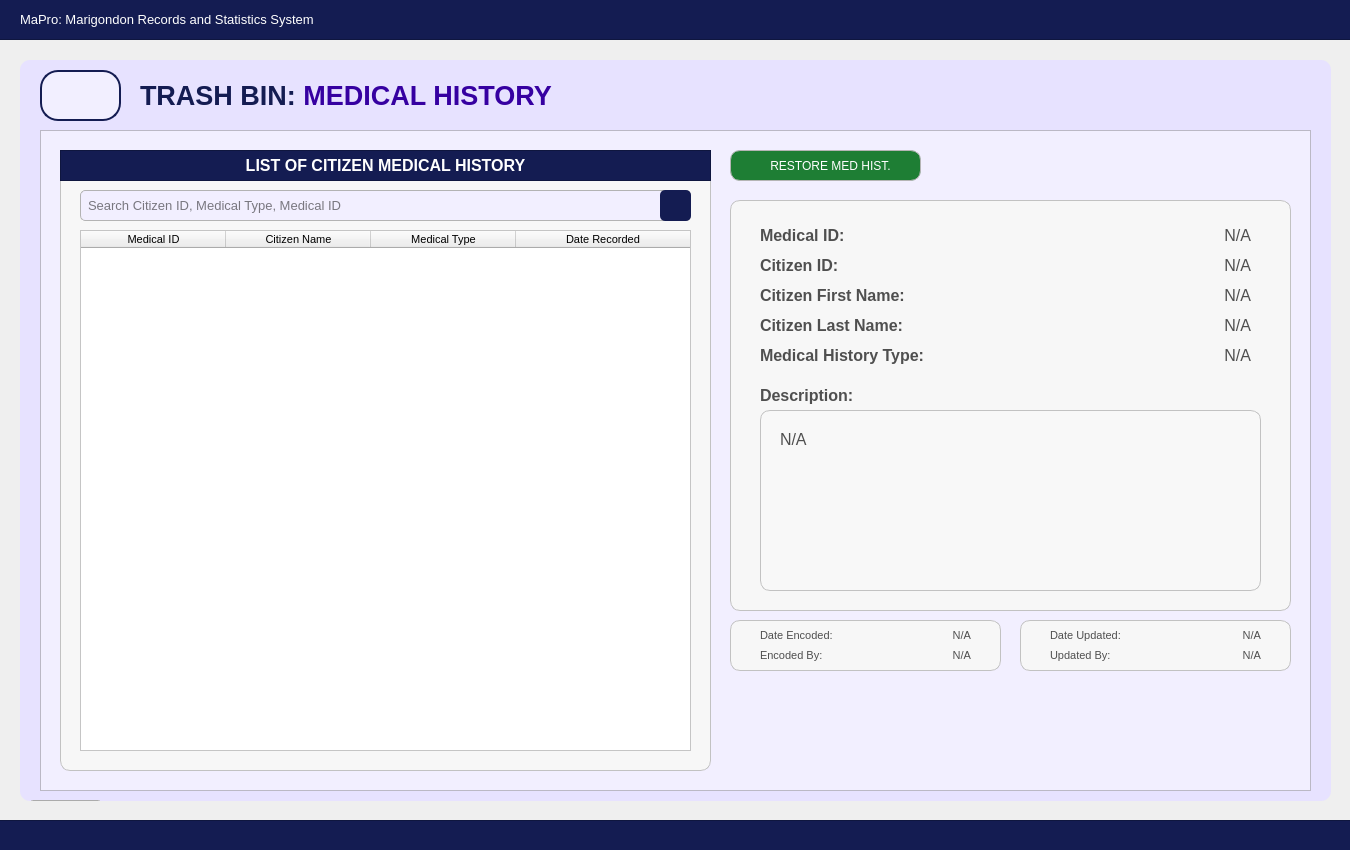
 <widget class="QWidget" name="User_dashboardWidget">
  <property name="geometry">
   <rect>
    <x>0</x>
    <y>0</y>
    <width>1350</width>
    <height>850</height>
   </rect>
  </property>
  <property name="sizePolicy">
   <sizepolicy hsizetype="Fixed" vsizetype="Fixed">
    <horstretch>0</horstretch>
    <verstretch>0</verstretch>
   </sizepolicy>
  </property>
  <property name="maximumSize">
   <size>
    <width>1350</width>
    <height>850</height>
   </size>
  </property>
  <property name="windowTitle">
   <string>Form</string>
  </property>
  <property name="styleSheet">
   <string notr="true">#User_dashboardWidget{
	background-color: #f2efff;
}</string>
  </property>
  <widget class="QFrame" name="border_blueLines1">
   <property name="geometry">
    <rect>
     <x>-10</x>
     <y>-1</y>
     <width>1371</width>
     <height>41</height>
    </rect>
   </property>
   <property name="styleSheet">
    <string notr="true">#border_blueLines1{
	background-color: #141c52;
}
</string>
   </property>
   <property name="frameShape">
    <enum>QFrame::Shape::StyledPanel</enum>
   </property>
   <property name="frameShadow">
    <enum>QFrame::Shadow::Raised</enum>
   </property>
   <widget class="QLabel" name="app_title">
    <property name="geometry">
     <rect>
      <x>30</x>
      <y>0</y>
      <width>1301</width>
      <height>41</height>
     </rect>
    </property>
    <property name="font">
     <font>
      <family>Arial</family>
      <pointsize>10</pointsize>
      <bold>false</bold>
     </font>
    </property>
    <property name="styleSheet">
     <string notr="true">#app_title {
	background-color: transparent;
	color: #FFFFFF;
}
</string>
    </property>
    <property name="text">
     <string>MaPro: Marigondon Records and Statistics System</string>
    </property>
    <property name="alignment">
     <set>Qt::AlignmentFlag::AlignLeading|Qt::AlignmentFlag::AlignLeft|Qt::AlignmentFlag::AlignVCenter</set>
    </property>
   </widget>
  </widget>
  <widget class="QFrame" name="border_blueLines2">
   <property name="geometry">
    <rect>
     <x>-10</x>
     <y>820</y>
     <width>1381</width>
     <height>31</height>
    </rect>
   </property>
   <property name="styleSheet">
    <string notr="true">#border_blueLines2{
	background-color: #141c52;
}
</string>
   </property>
   <property name="frameShape">
    <enum>QFrame::Shape::StyledPanel</enum>
   </property>
   <property name="frameShadow">
    <enum>QFrame::Shadow::Raised</enum>
   </property>
  </widget>
  <widget class="QFrame" name="baseBodyFrame">
   <property name="geometry">
    <rect>
     <x>20</x>
     <y>60</y>
     <width>1311</width>
     <height>741</height>
    </rect>
   </property>
   <property name="styleSheet">
    <string notr="true">#baseBodyFrame {
	background-color: #e7e2ff;
	border: none;
	border-radius: 10px;
}</string>
   </property>
   <property name="frameShape">
    <enum>QFrame::Shape::StyledPanel</enum>
   </property>
   <property name="frameShadow">
    <enum>QFrame::Shadow::Raised</enum>
   </property>
   <widget class="QPushButton" name="logout_buttonLogout_3">
    <property name="geometry">
     <rect>
      <x>10</x>
      <y>740</y>
      <width>71</width>
      <height>31</height>
     </rect>
    </property>
    <property name="font">
     <font>
      <family>Arial</family>
      <pointsize>8</pointsize>
      <bold>true</bold>
     </font>
    </property>
    <property name="cursor">
     <cursorShape>PointingHandCursor</cursorShape>
    </property>
    <property name="styleSheet">
     <string notr="true">#logout_buttonLogout {
    background-color: #bc1c1c;
    color: white;
    border-radius: 5px;
    padding: 10px; /* Optional: Adjusts spacing inside the button */
}
#logout_buttonLogout:hover {
    background-color: #d82020; /* Slightly lighter blue when hovered */
}
#logout_buttonLogout:pressed {
    background-color: #8c1515; /* Darker blue when clicked */
}</string>
    </property>
    <property name="text">
     <string>LOGOUT</string>
    </property>
   </widget>
   <widget class="QLabel" name="title_bodyStatistics">
    <property name="geometry">
     <rect>
      <x>120</x>
      <y>20</y>
      <width>641</width>
      <height>31</height>
     </rect>
    </property>
    <property name="font">
     <font>
      <family>Arial</family>
      <pointsize>20</pointsize>
      <bold>true</bold>
     </font>
    </property>
    <property name="styleSheet">
     <string notr="true">#title_bodyStatistics {
	background-color: transparent;
	color: #141c52;
}
</string>
    </property>
    <property name="text">
     <string>&lt;html&gt;&lt;head/&gt;&lt;body&gt;&lt;p&gt;TRASH BIN: &lt;span style=&quot; color:#3600a1;&quot;&gt;MEDICAL HISTORY&lt;/span&gt;&lt;/p&gt;&lt;/body&gt;&lt;/html&gt;</string>
    </property>
   </widget>
   <widget class="QFrame" name="statistics_frameBody">
    <property name="geometry">
     <rect>
      <x>20</x>
      <y>70</y>
      <width>1271</width>
      <height>661</height>
     </rect>
    </property>
    <property name="styleSheet">
     <string notr="true">#statistics_frameBody{
	background-color: #f2efff;
}</string>
    </property>
    <property name="frameShape">
     <enum>QFrame::Shape::StyledPanel</enum>
    </property>
    <property name="frameShadow">
     <enum>QFrame::Shadow::Raised</enum>
    </property>
    <widget class="QFrame" name="basePopUpBodyFrame">
     <property name="geometry">
      <rect>
       <x>20</x>
       <y>20</y>
       <width>651</width>
       <height>621</height>
      </rect>
     </property>
     <property name="styleSheet">
      <string notr="true">#basePopUpBodyFrame {
	background-color: rgb(247, 247, 247);
	border: 1px solid rgb(194, 194, 194);
	border-radius: 10px;
}</string>
     </property>
     <property name="frameShape">
      <enum>QFrame::Shape::StyledPanel</enum>
     </property>
     <property name="frameShadow">
      <enum>QFrame::Shadow::Raised</enum>
     </property>
     <widget class="QFrame" name="basePopUpTitleFrame_3">
      <property name="geometry">
       <rect>
        <x>0</x>
        <y>0</y>
        <width>651</width>
        <height>31</height>
       </rect>
      </property>
      <property name="styleSheet">
       <string notr="true">#basePopUpTitleFrame_3 {
	background-color: #141c52;
}</string>
      </property>
      <property name="frameShape">
       <enum>QFrame::Shape::StyledPanel</enum>
      </property>
      <property name="frameShadow">
       <enum>QFrame::Shadow::Raised</enum>
      </property>
      <widget class="QLabel" name="label_title_3">
       <property name="geometry">
        <rect>
         <x>0</x>
         <y>0</y>
         <width>651</width>
         <height>31</height>
        </rect>
       </property>
       <property name="font">
        <font>
         <family>Arial</family>
         <pointsize>12</pointsize>
         <bold>true</bold>
        </font>
       </property>
       <property name="styleSheet">
        <string notr="true">#label_title_3{
	background-color:transparent;
	color: rgb(255, 255, 255);
}</string>
       </property>
       <property name="text">
        <string>LIST OF CITIZEN MEDICAL HISTORY</string>
       </property>
       <property name="alignment">
        <set>Qt::AlignmentFlag::AlignCenter</set>
       </property>
      </widget>
     </widget>
     <widget class="QLineEdit" name="histrec_HistoryID_fieldSearch">
      <property name="geometry">
       <rect>
        <x>20</x>
        <y>40</y>
        <width>611</width>
        <height>31</height>
       </rect>
      </property>
      <property name="font">
       <font>
        <family>Arial</family>
        <pointsize>10</pointsize>
       </font>
      </property>
      <property name="styleSheet">
       <string notr="true">#histrec_HistoryID_fieldSearch{
    border: 1px solid #b3b3b3;  /* Black border */
    border-radius: 5px;        /* Rounded corners */
    padding: 5px;               /* Inner spacing */
    background-color: #f2efff;  /* Gray background */
    color: #000000; 
}
</string>
      </property>
      <property name="text">
       <string/>
      </property>
      <property name="placeholderText">
       <string>Search Citizen ID, Medical Type, Medical ID</string>
      </property>
     </widget>
     <widget class="QPushButton" name="histrecMedHistoryID_buttonSearch">
      <property name="geometry">
       <rect>
        <x>600</x>
        <y>40</y>
        <width>31</width>
        <height>31</height>
       </rect>
      </property>
      <property name="font">
       <font>
        <family>Arial</family>
        <pointsize>9</pointsize>
       </font>
      </property>
      <property name="cursor">
       <cursorShape>PointingHandCursor</cursorShape>
      </property>
      <property name="focusPolicy">
       <enum>Qt::FocusPolicy::NoFocus</enum>
      </property>
      <property name="styleSheet">
       <string notr="true">#histrecMedHistoryID_buttonSearch {
    background-color:  #141c52;
    color: white;
    border-radius: 5px;
    padding: 10px; /* Optional: Adjusts spacing inside the button */
}
#histrecMedHistoryID_buttonSearch:hover {
    background-color: #1a237e; /* Slightly lighter blue when hovered */
}
#histrecMedHistoryID_buttonSearch:pressed {
    background-color: #0f1442; /* Darker blue when clicked */
}</string>
      </property>
      <property name="text">
       <string/>
      </property>
      <property name="icon">
       <iconset>
        <normaloff>../../../../../Desktop/CTU 2nd Year - 2nd Semester Files/PC 225L - INFORMATION MANAGEMENT LABORATORY/PROFILING_SYSTEM/Profiling-System/Assets/FuncIcons/icon_search_w.svg</normaloff>../../../../../Desktop/CTU 2nd Year - 2nd Semester Files/PC 225L - INFORMATION MANAGEMENT LABORATORY/PROFILING_SYSTEM/Profiling-System/Assets/FuncIcons/icon_search_w.svg</iconset>
      </property>
      <property name="iconSize">
       <size>
        <width>20</width>
        <height>20</height>
       </size>
      </property>
     </widget>
     <widget class="QTableWidget" name="histrec_tableView_List_RecordMedicalHistory">
      <property name="geometry">
       <rect>
        <x>20</x>
        <y>80</y>
        <width>611</width>
        <height>521</height>
       </rect>
      </property>
      <property name="font">
       <font>
        <family>Arial</family>
        <pointsize>8</pointsize>
       </font>
      </property>
      <property name="focusPolicy">
       <enum>Qt::FocusPolicy::NoFocus</enum>
      </property>
      <property name="styleSheet">
       <string notr="true">#histrec_tableView_List_RecordMedicalHistory {
	background-color: white;
	color: #black;
}
</string>
      </property>
      <property name="editTriggers">
       <set>QAbstractItemView::EditTrigger::NoEditTriggers</set>
      </property>
      <attribute name="horizontalHeaderVisible">
       <bool>true</bool>
      </attribute>
      <attribute name="horizontalHeaderCascadingSectionResizes">
       <bool>false</bool>
      </attribute>
      <attribute name="horizontalHeaderDefaultSectionSize">
       <number>145</number>
      </attribute>
      <attribute name="horizontalHeaderShowSortIndicator" stdset="0">
       <bool>false</bool>
      </attribute>
      <attribute name="horizontalHeaderStretchLastSection">
       <bool>true</bool>
      </attribute>
      <attribute name="verticalHeaderVisible">
       <bool>false</bool>
      </attribute>
      <attribute name="verticalHeaderCascadingSectionResizes">
       <bool>false</bool>
      </attribute>
      <column>
       <property name="text">
        <string>Medical ID</string>
       </property>
       <property name="font">
        <font>
         <family>Arial</family>
         <pointsize>8</pointsize>
        </font>
       </property>
       <property name="background">
        <color>
         <red>211</red>
         <green>205</green>
         <blue>255</blue>
        </color>
       </property>
      </column>
      <column>
       <property name="text">
        <string>Citizen Name</string>
       </property>
       <property name="font">
        <font>
         <family>Arial</family>
         <pointsize>8</pointsize>
        </font>
       </property>
       <property name="background">
        <color>
         <red>211</red>
         <green>205</green>
         <blue>255</blue>
        </color>
       </property>
      </column>
      <column>
       <property name="text">
        <string>Medical Type</string>
       </property>
       <property name="font">
        <font>
         <family>Arial</family>
         <pointsize>8</pointsize>
        </font>
       </property>
       <property name="background">
        <color>
         <red>211</red>
         <green>205</green>
         <blue>255</blue>
        </color>
       </property>
      </column>
      <column>
       <property name="text">
        <string>Date Recorded</string>
       </property>
       <property name="font">
        <font>
         <family>Arial</family>
         <pointsize>8</pointsize>
        </font>
       </property>
       <property name="background">
        <color>
         <red>211</red>
         <green>205</green>
         <blue>255</blue>
        </color>
       </property>
      </column>
     </widget>
    </widget>
    <widget class="QFrame" name="basePopUpBodyFrame_3">
     <property name="geometry">
      <rect>
       <x>690</x>
       <y>70</y>
       <width>561</width>
       <height>411</height>
      </rect>
     </property>
     <property name="styleSheet">
      <string notr="true">#basePopUpBodyFrame_3 {
	background-color: rgb(247, 247, 247);
	border: 1px solid rgb(194, 194, 194);
	border-radius: 10px;
}</string>
     </property>
     <property name="frameShape">
      <enum>QFrame::Shape::StyledPanel</enum>
     </property>
     <property name="frameShadow">
      <enum>QFrame::Shadow::Raised</enum>
     </property>
     <widget class="QLabel" name="histrec_labelCitizenID">
      <property name="geometry">
       <rect>
        <x>30</x>
        <y>50</y>
        <width>151</width>
        <height>31</height>
       </rect>
      </property>
      <property name="font">
       <font>
        <family>Arial</family>
        <pointsize>12</pointsize>
        <bold>true</bold>
       </font>
      </property>
      <property name="styleSheet">
       <string notr="true">#histrec_labelCitizenID{
	background-color:transparent;
	color:#4f4f4f;
}</string>
      </property>
      <property name="text">
       <string>Citizen ID:</string>
      </property>
      <property name="alignment">
       <set>Qt::AlignmentFlag::AlignLeading|Qt::AlignmentFlag::AlignLeft|Qt::AlignmentFlag::AlignVCenter</set>
      </property>
     </widget>
     <widget class="QLabel" name="histrec_displayCitizenID">
      <property name="geometry">
       <rect>
        <x>190</x>
        <y>50</y>
        <width>331</width>
        <height>31</height>
       </rect>
      </property>
      <property name="font">
       <font>
        <family>Arial</family>
        <pointsize>12</pointsize>
       </font>
      </property>
      <property name="styleSheet">
       <string notr="true">#histrec_displayCitizenID{
	background-color:transparent;
	color:#4f4f4f;
}</string>
      </property>
      <property name="text">
       <string>N/A</string>
      </property>
      <property name="alignment">
       <set>Qt::AlignmentFlag::AlignRight|Qt::AlignmentFlag::AlignTrailing|Qt::AlignmentFlag::AlignVCenter</set>
      </property>
     </widget>
     <widget class="QLabel" name="histrec_labelHistoryDescription">
      <property name="geometry">
       <rect>
        <x>30</x>
        <y>180</y>
        <width>151</width>
        <height>31</height>
       </rect>
      </property>
      <property name="font">
       <font>
        <family>Arial</family>
        <pointsize>12</pointsize>
        <bold>true</bold>
       </font>
      </property>
      <property name="styleSheet">
       <string notr="true">#histrec_labelHistoryDescription{
	background-color:transparent;
	color:#4f4f4f;
}</string>
      </property>
      <property name="text">
       <string>Description:</string>
      </property>
      <property name="alignment">
       <set>Qt::AlignmentFlag::AlignLeading|Qt::AlignmentFlag::AlignLeft|Qt::AlignmentFlag::AlignVCenter</set>
      </property>
     </widget>
     <widget class="QLabel" name="histrec_labelHistoryType">
      <property name="geometry">
       <rect>
        <x>30</x>
        <y>140</y>
        <width>181</width>
        <height>31</height>
       </rect>
      </property>
      <property name="font">
       <font>
        <family>Arial</family>
        <pointsize>12</pointsize>
        <bold>true</bold>
       </font>
      </property>
      <property name="styleSheet">
       <string notr="true">#histrec_labelHistoryType{
	background-color:transparent;
	color:#4f4f4f;
}</string>
      </property>
      <property name="text">
       <string>Medical History Type:</string>
      </property>
      <property name="alignment">
       <set>Qt::AlignmentFlag::AlignLeading|Qt::AlignmentFlag::AlignLeft|Qt::AlignmentFlag::AlignVCenter</set>
      </property>
     </widget>
     <widget class="QLabel" name="histrec_displayMedicalHistoryType">
      <property name="geometry">
       <rect>
        <x>190</x>
        <y>140</y>
        <width>331</width>
        <height>31</height>
       </rect>
      </property>
      <property name="font">
       <font>
        <family>Arial</family>
        <pointsize>12</pointsize>
       </font>
      </property>
      <property name="styleSheet">
       <string notr="true">#histrec_displayMedicalHistoryType{
	background-color:transparent;
	color:#4f4f4f;
}</string>
      </property>
      <property name="text">
       <string>N/A</string>
      </property>
      <property name="alignment">
       <set>Qt::AlignmentFlag::AlignRight|Qt::AlignmentFlag::AlignTrailing|Qt::AlignmentFlag::AlignVCenter</set>
      </property>
     </widget>
     <widget class="QFrame" name="basePopUpBodyFrame_Desc">
      <property name="geometry">
       <rect>
        <x>30</x>
        <y>210</y>
        <width>501</width>
        <height>181</height>
       </rect>
      </property>
      <property name="styleSheet">
       <string notr="true">#basePopUpBodyFrame_Desc {
	background-color: rgb(248, 248, 248);
	border: 1px solid rgb(194, 194, 194);
	border-radius: 10px;
}</string>
      </property>
      <property name="frameShape">
       <enum>QFrame::Shape::StyledPanel</enum>
      </property>
      <property name="frameShadow">
       <enum>QFrame::Shadow::Raised</enum>
      </property>
      <widget class="QLabel" name="histrec_displayHistoryDescription">
       <property name="geometry">
        <rect>
         <x>20</x>
         <y>20</y>
         <width>461</width>
         <height>141</height>
        </rect>
       </property>
       <property name="font">
        <font>
         <family>Arial</family>
         <pointsize>12</pointsize>
        </font>
       </property>
       <property name="styleSheet">
        <string notr="true">#histrec_displayHistoryDescription{
	background-color:transparent;
	color:#4f4f4f;
}</string>
       </property>
       <property name="text">
        <string>N/A</string>
       </property>
       <property name="alignment">
        <set>Qt::AlignmentFlag::AlignLeading|Qt::AlignmentFlag::AlignLeft|Qt::AlignmentFlag::AlignTop</set>
       </property>
       <property name="wordWrap">
        <bool>true</bool>
       </property>
      </widget>
     </widget>
     <widget class="QLabel" name="histrec_labelHistoryID">
      <property name="geometry">
       <rect>
        <x>30</x>
        <y>20</y>
        <width>151</width>
        <height>31</height>
       </rect>
      </property>
      <property name="font">
       <font>
        <family>Arial</family>
        <pointsize>12</pointsize>
        <bold>true</bold>
       </font>
      </property>
      <property name="styleSheet">
       <string notr="true">#histrec_labelHistoryID{
	background-color:transparent;
	color:#4f4f4f;
}</string>
      </property>
      <property name="text">
       <string>Medical ID:</string>
      </property>
      <property name="alignment">
       <set>Qt::AlignmentFlag::AlignLeading|Qt::AlignmentFlag::AlignLeft|Qt::AlignmentFlag::AlignVCenter</set>
      </property>
     </widget>
     <widget class="QLabel" name="histrec_displayHistoryID">
      <property name="geometry">
       <rect>
        <x>190</x>
        <y>20</y>
        <width>331</width>
        <height>31</height>
       </rect>
      </property>
      <property name="font">
       <font>
        <family>Arial</family>
        <pointsize>12</pointsize>
       </font>
      </property>
      <property name="styleSheet">
       <string notr="true">#histrec_displayHistoryID{
	background-color:transparent;
	color:#4f4f4f;
}</string>
      </property>
      <property name="text">
       <string>N/A</string>
      </property>
      <property name="alignment">
       <set>Qt::AlignmentFlag::AlignRight|Qt::AlignmentFlag::AlignTrailing|Qt::AlignmentFlag::AlignVCenter</set>
      </property>
     </widget>
     <widget class="QLabel" name="histrec_labelCitizenHistFirstName">
      <property name="geometry">
       <rect>
        <x>30</x>
        <y>80</y>
        <width>151</width>
        <height>31</height>
       </rect>
      </property>
      <property name="font">
       <font>
        <family>Arial</family>
        <pointsize>12</pointsize>
        <bold>true</bold>
       </font>
      </property>
      <property name="styleSheet">
       <string notr="true">#histrec_labelCitizenHistFirstName{
	background-color:transparent;
	color:#4f4f4f;
}</string>
      </property>
      <property name="text">
       <string>Citizen First Name:</string>
      </property>
      <property name="alignment">
       <set>Qt::AlignmentFlag::AlignLeading|Qt::AlignmentFlag::AlignLeft|Qt::AlignmentFlag::AlignVCenter</set>
      </property>
     </widget>
     <widget class="QLabel" name="histrec_displayCitizenHistFirstName">
      <property name="geometry">
       <rect>
        <x>190</x>
        <y>80</y>
        <width>331</width>
        <height>31</height>
       </rect>
      </property>
      <property name="font">
       <font>
        <family>Arial</family>
        <pointsize>12</pointsize>
       </font>
      </property>
      <property name="styleSheet">
       <string notr="true">#histrec_displayCitizenHistFirstName{
	background-color:transparent;
	color:#4f4f4f;
}</string>
      </property>
      <property name="text">
       <string>N/A</string>
      </property>
      <property name="alignment">
       <set>Qt::AlignmentFlag::AlignRight|Qt::AlignmentFlag::AlignTrailing|Qt::AlignmentFlag::AlignVCenter</set>
      </property>
     </widget>
     <widget class="QLabel" name="histrec_labelCitizenHistLastName">
      <property name="geometry">
       <rect>
        <x>30</x>
        <y>110</y>
        <width>151</width>
        <height>31</height>
       </rect>
      </property>
      <property name="font">
       <font>
        <family>Arial</family>
        <pointsize>12</pointsize>
        <bold>true</bold>
       </font>
      </property>
      <property name="styleSheet">
       <string notr="true">#histrec_labelCitizenHistLastName{
	background-color:transparent;
	color:#4f4f4f;
}</string>
      </property>
      <property name="text">
       <string>Citizen Last Name:</string>
      </property>
      <property name="alignment">
       <set>Qt::AlignmentFlag::AlignLeading|Qt::AlignmentFlag::AlignLeft|Qt::AlignmentFlag::AlignVCenter</set>
      </property>
     </widget>
     <widget class="QLabel" name="histrec_displayCitizenHistLastName">
      <property name="geometry">
       <rect>
        <x>190</x>
        <y>110</y>
        <width>331</width>
        <height>31</height>
       </rect>
      </property>
      <property name="font">
       <font>
        <family>Arial</family>
        <pointsize>12</pointsize>
       </font>
      </property>
      <property name="styleSheet">
       <string notr="true">#histrec_displayCitizenHistLastName{
	background-color:transparent;
	color:#4f4f4f;
}</string>
      </property>
      <property name="text">
       <string>N/A</string>
      </property>
      <property name="alignment">
       <set>Qt::AlignmentFlag::AlignRight|Qt::AlignmentFlag::AlignTrailing|Qt::AlignmentFlag::AlignVCenter</set>
      </property>
     </widget>
    </widget>
    <widget class="QPushButton" name="histrec_medicalhistory_button_restore">
     <property name="geometry">
      <rect>
       <x>690</x>
       <y>20</y>
       <width>191</width>
       <height>31</height>
      </rect>
     </property>
     <property name="font">
      <font>
       <family>Arial</family>
       <pointsize>9</pointsize>
      </font>
     </property>
     <property name="cursor">
      <cursorShape>PointingHandCursor</cursorShape>
     </property>
     <property name="focusPolicy">
      <enum>Qt::FocusPolicy::NoFocus</enum>
     </property>
     <property name="styleSheet">
      <string notr="true">#histrec_medicalhistory_button_restore {
    background-color:  #1e7e34; /* Default green */
    color: white;
    border: 1px solid #b5b5b5;
    border-radius: 10px;
    padding: 10px; 
}

#histrec_medicalhistory_button_restore:hover {
    background-color: #28a745; /* Brighter green when hovered */
    color: white; 
}

#histrec_medicalhistory_button_restore:pressed {
    background-color:  #34c759; /* Darker green when pressed */
    color: white; 
}
</string>
     </property>
     <property name="text">
      <string>   RESTORE MED HIST.</string>
     </property>
     <property name="icon">
      <iconset>
       <normaloff>../../../Assets/FuncIcons/icon_add.svg</normaloff>../../../Assets/FuncIcons/icon_add.svg</iconset>
     </property>
     <property name="iconSize">
      <size>
       <width>20</width>
       <height>20</height>
      </size>
     </property>
    </widget>
    <widget class="QFrame" name="basePopUpBodyFrame_5">
     <property name="geometry">
      <rect>
       <x>980</x>
       <y>490</y>
       <width>271</width>
       <height>51</height>
      </rect>
     </property>
     <property name="styleSheet">
      <string notr="true">#basePopUpBodyFrame_5 {
	background-color: rgb(247, 247, 247);
	border: 1px solid rgb(194, 194, 194);
	border-radius: 10px;
}</string>
     </property>
     <property name="frameShape">
      <enum>QFrame::Shape::StyledPanel</enum>
     </property>
     <property name="frameShadow">
      <enum>QFrame::Shadow::Raised</enum>
     </property>
     <widget class="QLabel" name="label_DateUpdated">
      <property name="geometry">
       <rect>
        <x>30</x>
        <y>0</y>
        <width>81</width>
        <height>31</height>
       </rect>
      </property>
      <property name="font">
       <font>
        <family>Arial</family>
        <pointsize>8</pointsize>
       </font>
      </property>
      <property name="styleSheet">
       <string notr="true">#label_DateUpdated{
	background-color:transparent;
	color:#4f4f4f;
}</string>
      </property>
      <property name="text">
       <string>Date Updated:</string>
      </property>
      <property name="alignment">
       <set>Qt::AlignmentFlag::AlignLeading|Qt::AlignmentFlag::AlignLeft|Qt::AlignmentFlag::AlignVCenter</set>
      </property>
     </widget>
     <widget class="QLabel" name="display_DateUpdated">
      <property name="geometry">
       <rect>
        <x>130</x>
        <y>0</y>
        <width>111</width>
        <height>31</height>
       </rect>
      </property>
      <property name="font">
       <font>
        <family>Arial</family>
        <pointsize>8</pointsize>
       </font>
      </property>
      <property name="styleSheet">
       <string notr="true">#display_DateUpdated{
	background-color:transparent;
	color:#4f4f4f;
}</string>
      </property>
      <property name="text">
       <string>N/A</string>
      </property>
      <property name="alignment">
       <set>Qt::AlignmentFlag::AlignRight|Qt::AlignmentFlag::AlignTrailing|Qt::AlignmentFlag::AlignVCenter</set>
      </property>
     </widget>
     <widget class="QLabel" name="display_UpdatedBy">
      <property name="geometry">
       <rect>
        <x>130</x>
        <y>20</y>
        <width>111</width>
        <height>31</height>
       </rect>
      </property>
      <property name="font">
       <font>
        <family>Arial</family>
        <pointsize>8</pointsize>
       </font>
      </property>
      <property name="styleSheet">
       <string notr="true">#display_UpdatedBy{
	background-color:transparent;
	color:#4f4f4f;
}</string>
      </property>
      <property name="text">
       <string>N/A</string>
      </property>
      <property name="alignment">
       <set>Qt::AlignmentFlag::AlignRight|Qt::AlignmentFlag::AlignTrailing|Qt::AlignmentFlag::AlignVCenter</set>
      </property>
     </widget>
     <widget class="QLabel" name="label_UpdatedBy">
      <property name="geometry">
       <rect>
        <x>30</x>
        <y>20</y>
        <width>81</width>
        <height>31</height>
       </rect>
      </property>
      <property name="font">
       <font>
        <family>Arial</family>
        <pointsize>8</pointsize>
       </font>
      </property>
      <property name="styleSheet">
       <string notr="true">#label_UpdatedBy{
	background-color:transparent;
	color:#4f4f4f;
}</string>
      </property>
      <property name="text">
       <string>Updated By:</string>
      </property>
      <property name="alignment">
       <set>Qt::AlignmentFlag::AlignLeading|Qt::AlignmentFlag::AlignLeft|Qt::AlignmentFlag::AlignVCenter</set>
      </property>
     </widget>
    </widget>
    <widget class="QFrame" name="basePopUpBodyFrame_4">
     <property name="geometry">
      <rect>
       <x>690</x>
       <y>490</y>
       <width>271</width>
       <height>51</height>
      </rect>
     </property>
     <property name="styleSheet">
      <string notr="true">#basePopUpBodyFrame_4 {
	background-color: rgb(247, 247, 247);
	border: 1px solid rgb(194, 194, 194);
	border-radius: 10px;
}</string>
     </property>
     <property name="frameShape">
      <enum>QFrame::Shape::StyledPanel</enum>
     </property>
     <property name="frameShadow">
      <enum>QFrame::Shadow::Raised</enum>
     </property>
     <widget class="QLabel" name="label_DateEncoded">
      <property name="geometry">
       <rect>
        <x>30</x>
        <y>0</y>
        <width>81</width>
        <height>31</height>
       </rect>
      </property>
      <property name="font">
       <font>
        <family>Arial</family>
        <pointsize>8</pointsize>
       </font>
      </property>
      <property name="styleSheet">
       <string notr="true">#label_DateEncoded{
	background-color:transparent;
	color:#4f4f4f;
}</string>
      </property>
      <property name="text">
       <string>Date Encoded:</string>
      </property>
      <property name="alignment">
       <set>Qt::AlignmentFlag::AlignLeading|Qt::AlignmentFlag::AlignLeft|Qt::AlignmentFlag::AlignVCenter</set>
      </property>
     </widget>
     <widget class="QLabel" name="display_DateEncoded">
      <property name="geometry">
       <rect>
        <x>130</x>
        <y>0</y>
        <width>111</width>
        <height>31</height>
       </rect>
      </property>
      <property name="font">
       <font>
        <family>Arial</family>
        <pointsize>8</pointsize>
       </font>
      </property>
      <property name="styleSheet">
       <string notr="true">#display_DateEncoded{
	background-color:transparent;
	color:#4f4f4f;
}</string>
      </property>
      <property name="text">
       <string>N/A</string>
      </property>
      <property name="alignment">
       <set>Qt::AlignmentFlag::AlignRight|Qt::AlignmentFlag::AlignTrailing|Qt::AlignmentFlag::AlignVCenter</set>
      </property>
     </widget>
     <widget class="QLabel" name="display_EncodedBy">
      <property name="geometry">
       <rect>
        <x>130</x>
        <y>20</y>
        <width>111</width>
        <height>31</height>
       </rect>
      </property>
      <property name="font">
       <font>
        <family>Arial</family>
        <pointsize>8</pointsize>
       </font>
      </property>
      <property name="styleSheet">
       <string notr="true">#display_EncodedBy{
	background-color:transparent;
	color:#4f4f4f;
}</string>
      </property>
      <property name="text">
       <string>N/A</string>
      </property>
      <property name="alignment">
       <set>Qt::AlignmentFlag::AlignRight|Qt::AlignmentFlag::AlignTrailing|Qt::AlignmentFlag::AlignVCenter</set>
      </property>
     </widget>
     <widget class="QLabel" name="label_EncodedBy">
      <property name="geometry">
       <rect>
        <x>30</x>
        <y>20</y>
        <width>81</width>
        <height>31</height>
       </rect>
      </property>
      <property name="font">
       <font>
        <family>Arial</family>
        <pointsize>8</pointsize>
       </font>
      </property>
      <property name="styleSheet">
       <string notr="true">#label_EncodedBy{
	background-color:transparent;
	color:#4f4f4f;
}</string>
      </property>
      <property name="text">
       <string>Encoded By:</string>
      </property>
      <property name="alignment">
       <set>Qt::AlignmentFlag::AlignLeading|Qt::AlignmentFlag::AlignLeft|Qt::AlignmentFlag::AlignVCenter</set>
      </property>
     </widget>
    </widget>
   </widget>
   <widget class="QToolButton" name="btn_returnToTrashBinPage">
    <property name="geometry">
     <rect>
      <x>20</x>
      <y>10</y>
      <width>81</width>
      <height>51</height>
     </rect>
    </property>
    <property name="styleSheet">
     <string notr="true">#btn_returnToTrashBinPage {
    background-color: #f2efff;
    color: #141c52;
	border: 2px solid #141c52; 
	border-radius: 18px;
	text-align: left;
    padding: 10px; /* Optional: Adjusts spacing inside the button */
}
#btn_returnToTrashBinPage:hover {
    background-color: #fdfdff; /* Slightly lighter blue when hovered */
}
#btn_returnToTrashBinPage:pressed {
    background-color: #e7e5f4; /* Darker blue when clicked */
}

</string>
    </property>
    <property name="text">
     <string/>
    </property>
    <property name="icon">
     <iconset>
      <normaloff>../../../Assets/FuncIcons/img_return.png</normaloff>../../../Assets/FuncIcons/img_return.png</iconset>
    </property>
    <property name="iconSize">
     <size>
      <width>25</width>
      <height>25</height>
     </size>
    </property>
   </widget>
  </widget>
 </widget>
